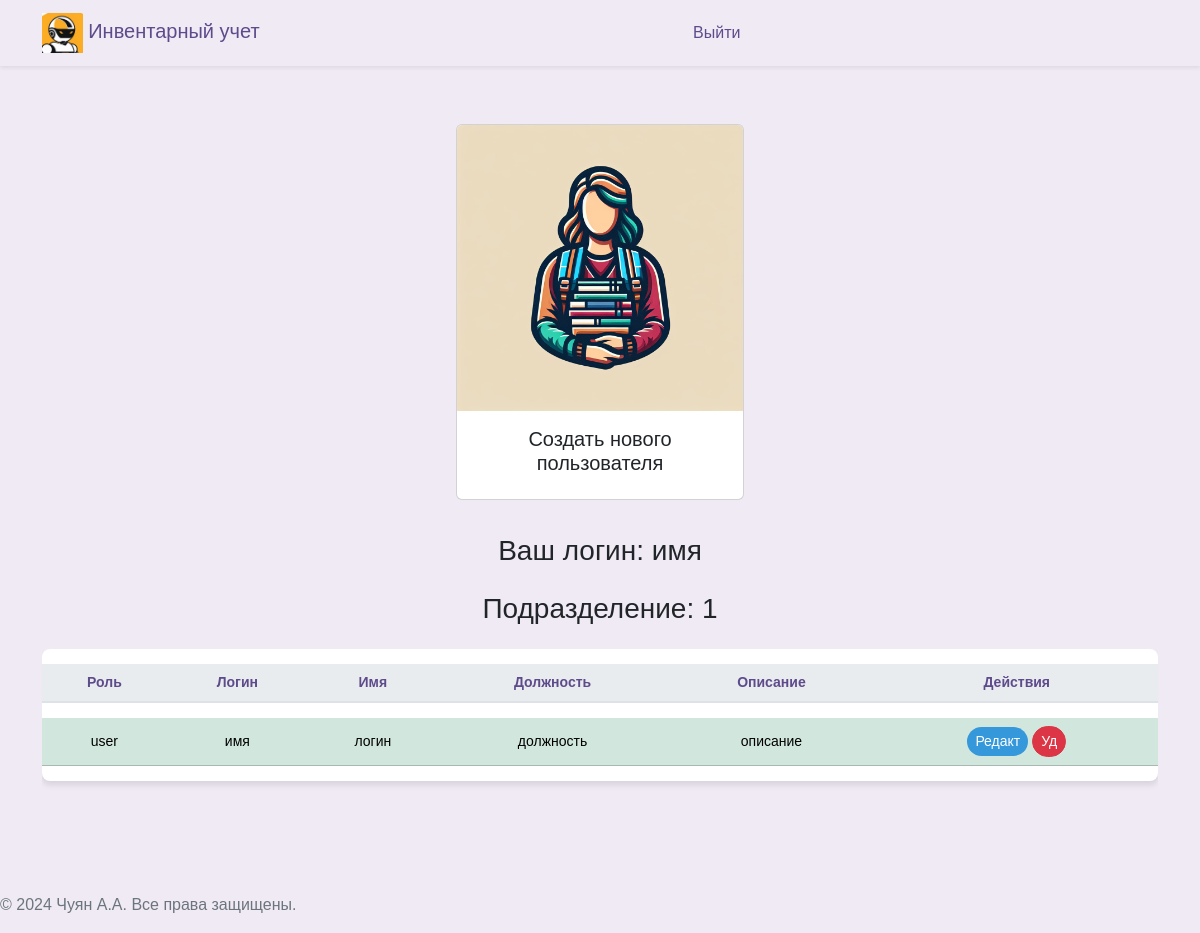
Before: /workers (signed in) with the older database file.
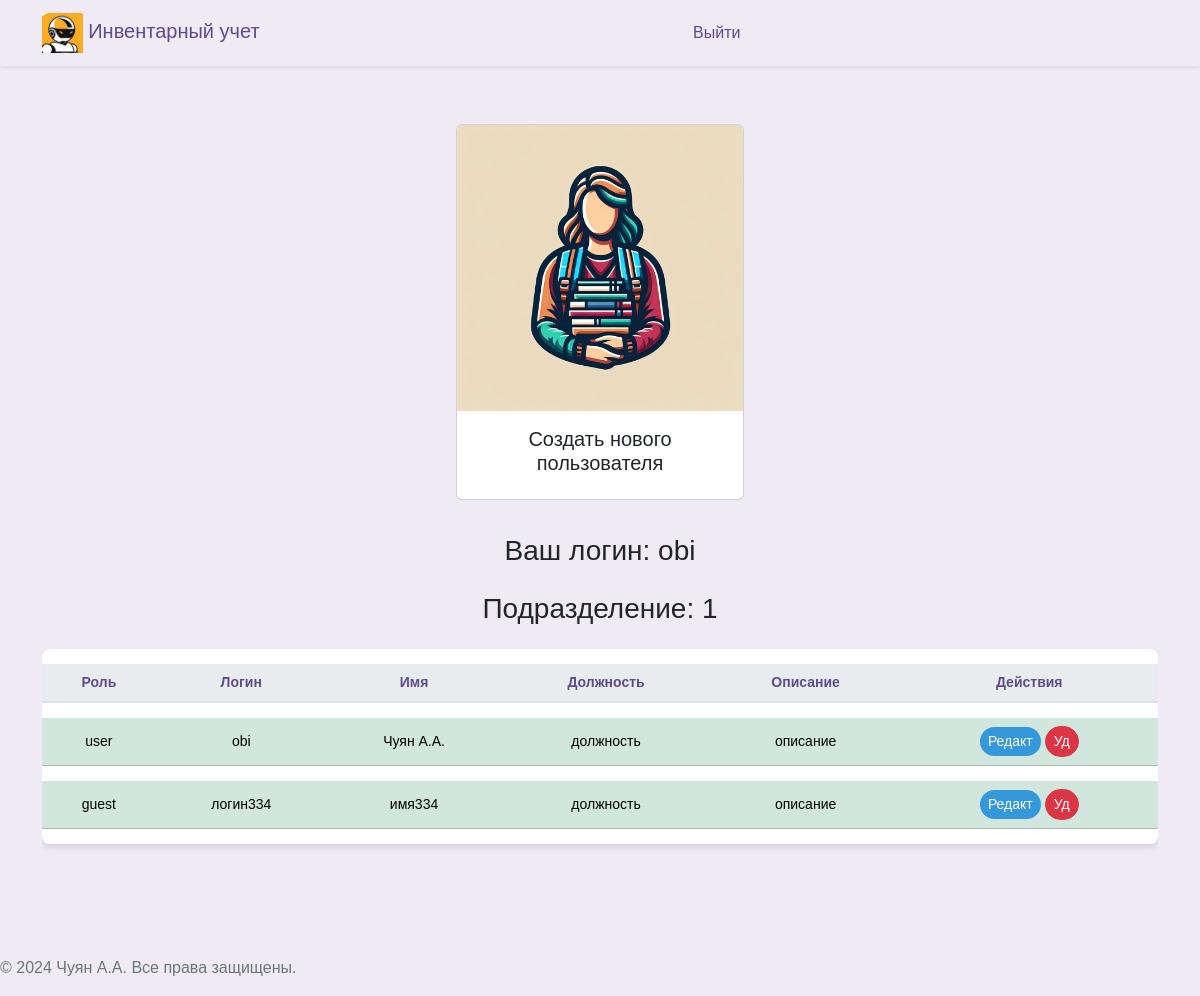
After: the same page with the newer database file.
### src/database/models.py (models this page shows)
class Worker(Base):
    __tablename__ = "worker"
    id = Column(Integer, primary_key=True)
    role = Column(Enum(Role), default=Role.guest)
    fio = Column(String)
    name = Column(String)
    password = Column(String)
    department = Column(String)
    position = Column(String)
    description = Column(String, default=None)
    conn_worker_arm = relationship(
        "Arm", back_populates="conn_arm_worker"
    )

### src/frontend/router.py (the view)
@router.get("/workers")
async def get_workers(
    request: Request,
    worker: Worker = Depends(get_worker_or_redirect),
    session: AsyncSession = Depends(get_session),
):
    data = await CRUDWorker.get_all(session)
    return templates.TemplateResponse(
        "workers/index.html",
        {"request": request, "worker": worker, "data": data},
    )

### src/frontend/template/workers/index.html (shortened to what this page needs)
{% extends "base/base.html" %}
{% block content %}
<head>
</head>
<div class="d-flex justify-content-center align-items-center">
  <a class="nav-link" href="#" data-bs-toggle="modal" data-bs-target="#createWorkerModal" data-bs-workerdepartment="{{worker.department}}">
    <div class="card" style="width: 18rem; margin: 10px;">
      <img src="../assets/img/workers.jpg" class="card-img-top" alt="...">
      <div class="card-body">
        <h5 class="card-title" style="text-align: center;">Создать нового пользователя</h5>
      </div>
    </div>
  </a>
</div>
<div class="row ">
  <div class="col-12">
    <h3 class="mb-4" style="margin-bottom: 60px; text-align: center;">Ваш логин: {{ worker.name }}</h3>
    <h3 class="mb-4" style="margin-bottom: 60px; text-align: center;">Подразделение: {{ worker.department }}</h3>
    <div class="table-responsive">
      <table class="table table-hover table-shadow table-rounded ">
        <thead>
          <tr>
            <th scope="col" >Роль</th>
            <th scope="col" >Логин</th>
            <th scope="col" >Имя</th>
            <th scope="col" >Должность</th>
            <th scope="col" >Описание</th>
            <th scope="col" >Действия</th>
          </tr>
        </thead>
        <tbody class="text-center">
          {% for worker_tuple in data %}
            {% set workers = worker_tuple %}
              {% if workers.department == worker.department %}
                <tr class="table-success " >
                  <td>{{ workers.role.name }}</td>
                  <td>{{ workers.name }}</td>
                  <td>{{ workers.fio }}</td>
                  <td>{{ workers.position }}</td>
                  <td>{{ workers.description }}</td>
                  <td>
                    <button type="button" class="btn btn-primary btn-sm" style="background-color: #3498db; color: white;"
                      data-bs-toggle="modal"
                      data-bs-target="#updateModal"
                      data-bs-1="{{workers.fio}}"
                      data-bs-2="{{workers.name}}"
                      data-bs-3="{{workers.position}}"
                      data-bs-4="{{workers.description}}"
                      data-bs-5= "{{workers.id}}"
                      data-bs-6= "{{workers.department}}"
                      data-bs-7= "{{workers.role}}">
                      Редакт
                    </button>
                    <button type="button" class="btn btn-danger btn-sm" style="color: white;"
                      onclick="deleteWorker('{{ workers.id }}')">
                      Уд
                    </button>
                  </td>
                </tr>
                {% endif %}
          {% endfor %}
        </tbody>
      </table>
    </div>
  </div>
</div>
{% endblock %}

Changed rows visible on the page:
changed Worker "user": name "имя" → "obi"; fio "логин" → "Чуян А.А."
added Worker: role.name "guest", name "логин334", fio "имя334", position "должность", description "описание"
